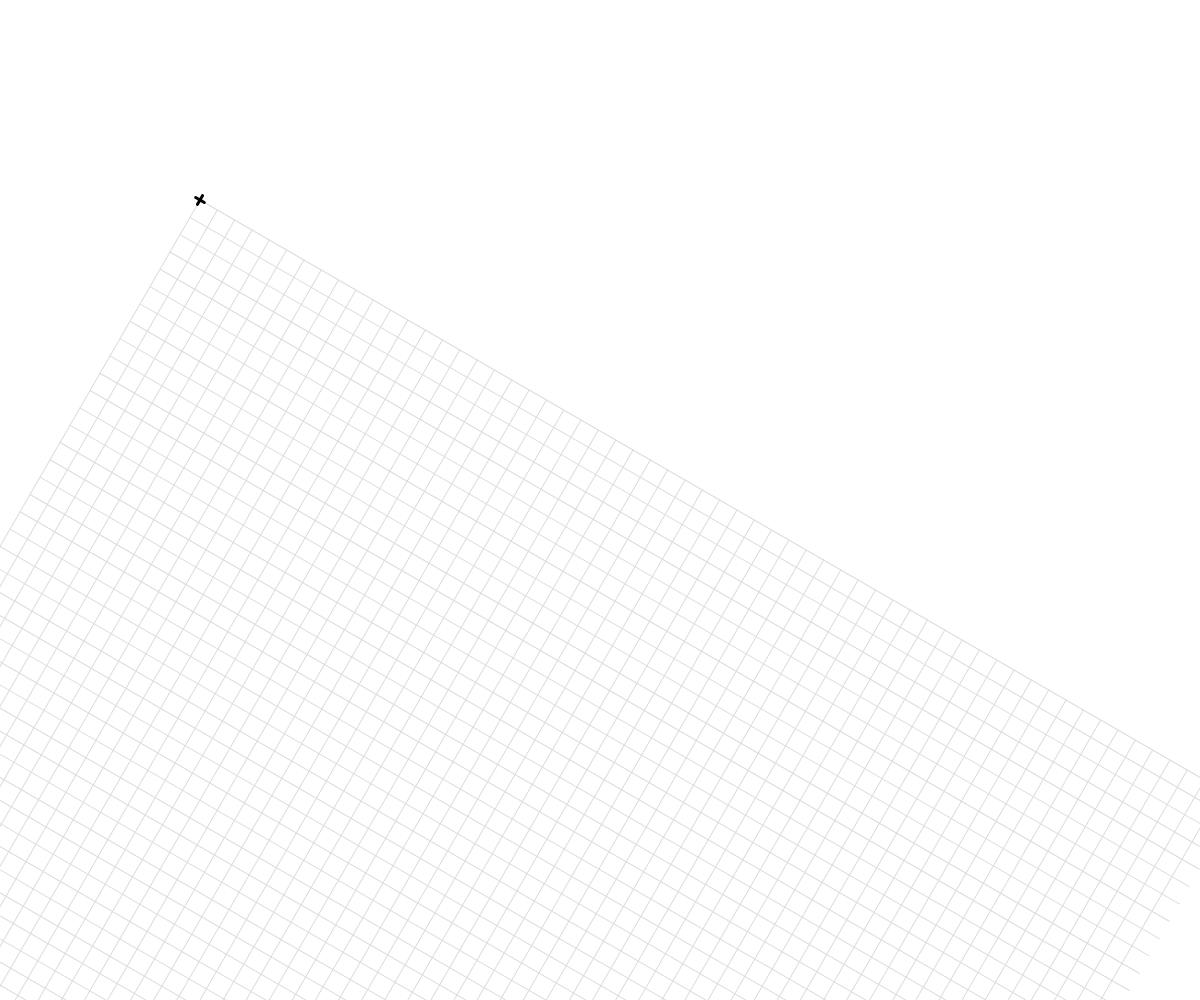
Frame 1 (no input)
Frame 60 (no input): identical to frame 1, image omitted
Frame 120 (the mouse pressed at the canvas centre since frame 60): identical to frame 1, image omitted

The p5.js sketch that drew this single still picture (run headless with seeded random() and noise() and a simulated clock; from frame 60 on, the mouse is pressed at the canvas centre):

// p5.js sketch
// ── sketch.js
// Project Title
//Sophia
// 
//
let originalSpacing = 20;


function setup() {
  createCanvas(windowWidth, windowHeight);
}

function draw() {
  // ALL transforms reset at the top of draw
  background(255);
  angleMode(DEGREES);
  translate(200,200);
  rotate(30);
  drawBasicGrid(220);
  // rectangleBlue(100,100);
  // rectangleRed(140,140);
  // face(200,40);

  //transformation one: TRANSLATION
  // push();
  // translate(200,150); //x,y, (z)
  // drawBasicGrid(150);
  // rectangleRed(0,0);
  // pop();


  // //add push()  pop()
  // rectangleBlue(50,50);
  

  //transformation two: SCALE
  //scale works with respect to the orgin
  //can use negatie scale to flip coordinate system
  // background(255);
  // let s = map(mouseX,0,width, 0.1, 8);
  // translate(40,40);
  // scale(s); // 0 - 1 = reduction
  //             //1 = no change
  //             // x >1 = enlarhgement
  // drawBasicGrid(150);
  // rectMode(CENTER);
  // rectangleRed(0,0);

  
  //transformation three: ROTATION
  //reminder: rotations are measured in radians, not degrees! Functions can help with the conversion...

  //Combinations of Transformations

}

function face(x, y) {
  //draw a face at x,y
  push();
  translate(x,y);
  ellipseMode(CENTER);
  fill(200,200,0);
  stroke(0);
  ellipse(0,0,80,80);
  fill(90, 140, 30, 220);
  triangle(-20, 20, 20, 20, 0, 30);
  fill(0);
  ellipse(-25,0,10,10);
  ellipse(25,0,10,10);
  strokeWeight(5);
  line(-30,-10,30,-10);
  strokeWeight(1);
  pop();

}

function rectangleRed(x, y) {
  //draw a red rectangle at x,y (sized 50 pixels square) - to visualize what happens to the coordinate system
  //when different basic transformations are applied.
  noStroke();
  fill(255, 0, 0, 150);
  rect(x, y, 50, 50);

}

function rectangleBlue(x, y) {
  //draw a red rectangle at x,y (sized 50 pixels square) - to visualize what happens to the coordinate system
  //when different basic transformations are applied.
  noStroke();
  fill(0, 0, 255, 150);
  rect(x, y, 50, 50);

}

function drawBasicGrid(shade) {
  //draw the normal cartesian Coordinate Grid, in a light color. Spaced at 20 px by default
  stroke(shade);
  for (let x = 0; x < width; x += 20) {
    line(x, 0, x, height);
  }
  for (let y = 0; y < height; y += 20) {
    line(0, y, width, y);
  }

  //Draw "X" at the origin
  strokeWeight(3);
  stroke(0);
  line(-5,0,5,0);
  line(0,5,0,-5);
  strokeWeight(1);
}
